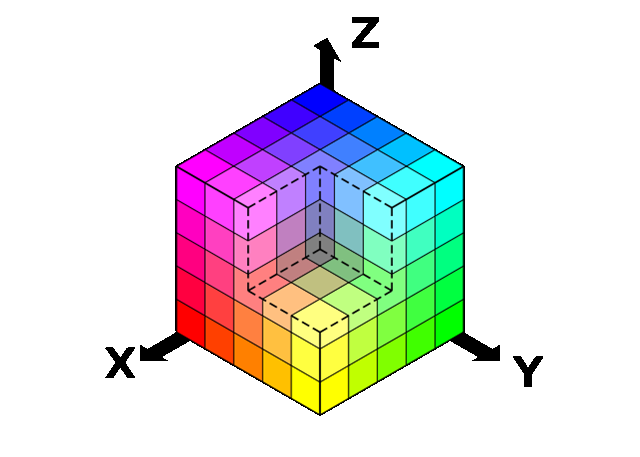
#> input picture Popykin_CV_main/01_first_images/img/RGB_cube.png, 640 x 457 px
$ jupyter execute seminar_01.ipynb   (shell and % lines are left out)
#> lines starting #> are read from the running program, lines starting #| are printed output that depends on the picture; after the words box and inside, x2 and y2 are one past the last pixel; in counts of white or black regions, pixels touching at a corner belong together
# Семинар №1

# **Работа с растровыми изображенями**
**Растровое изображение** $-$ изображение, представляющее собой сетку пикселей — цветных точек.
Важными характеристиками изображения являются: размер, глубина цвета и цветовое пространство.

Самый распространённый способ выделить объект $-$ это цвет.

**Цвет** $-$ это свойство тел отражать или испускать видимое излучение определенного спектрального состава и интенсивности.

Трихроматическая теория (сетчатка глаза имеет 3 вида рецепторов света, ответственных за цветное зрение) полагает, что достаточно всего трёх чисел, чтобы описать цвет (красный, синий, зелёный). Т.е. используя три значения **R, G, B**

Цветовые пространства бывают линейные и нелинейные.
К линейным относится **RGB**. Изучим его подробней.

[cell 1]
import cv2
import numpy as np
import matplotlib.pyplot as plt
# отображение графиков в ноутбуке

[cell 2]
# считаем изображение
image = cv2.imread('img/RGB_cube.png')
#> image is the input picture: shape (457, 640, 3); mean B, G, R 224.5, 224.4, 224.4

[cell 3]
# посмотрим, какой тип объекта
type(image), image.dtype

[cell 4]
# размерность
image.shape

[cell 5]
# преобразуем RGB в BGR для корректного отображения
# это необходимо из-за особенностей matplotlib
image = cv2.cvtColor(image, cv2.COLOR_BGR2RGB)

# отобразим объект
plt.imshow(image)
plt.axis('off');

## Grayscale

**Grayscale** - цветовой режим изображений, которые отображаются в оттенках серого цвета, размещённые в виде таблицы в качестве эталонов яркости белого цвета.

В компьютерном представлении широко распространённая серая шкала использует на каждый пиксел изображения один байт ($8$ бит) информации. Такая шкала передаёт $256$ оттенков (градаций) серого цвета, или яркости (значение $0$ представляет чёрный цвет, а значение $255$ $-$ белый).

Преобразование цветного изображения в оттенки серого из **RGB** пересчитывают по формуле:

\begin{align}
\ Y' & = 0.2126R + 0.7152G + 0.0722B \\
\end{align}

В **OpenCV_** сменить цветовой режим изображения можно с помощью функции **cv2.cvtColor(img, code)**

* **img** $-$ исходное изображение
* **code** $-$ кодировка для смены цвета.

Все кодировки есть в [документации](https://docs.opencv.org/3.4/d8/d01/group__imgproc__color__conversions.html#ga397ae87e1288a81d2363b61574eb8cab). В рамках занятий мы рассмотрим лишь их часть.

[cell 6]
# создадим grayscale изображение с помощью openCV
gray_image = cv2.cvtColor(image, cv2.COLOR_RGB2GRAY)
gray_image_0 = np.mean(image, axis=2)

fig, axs = plt.subplots(1, 3, figsize = (12, 8))
ax1, ax2, ax3 = axs

ax1.set_title('RGB изображение', fontsize=15)
ax1.imshow(image)
ax2.set_title('Grayscale изображение', fontsize=15)
ax2.imshow(gray_image, cmap='gray')
ax3.set_title(r'"Grayscale"изображение', fontsize=15)
ax3.imshow(gray_image_0, cmap='gray')


axs = [ax.axis('off') for ax in axs.flatten()]

### Поиграемся с каналами
Выделим каналы изображения. Они представимы как массивы чисел, поэтому не составит труда их разделить из исходного изобрадения. Посмоторим на картинку, где есть только красный, зеленый и синий.

[cell 7]
# R scale
r = image[:, :, 0].copy()
r[(r >= 30) & (r <= 250)] = 0
#> r: shape (457, 640); min 0, max 255, mean 208.1

# G scale
g = image[:, :, 1].copy()
g[(g >= 150) & (g <= 250)] = 0
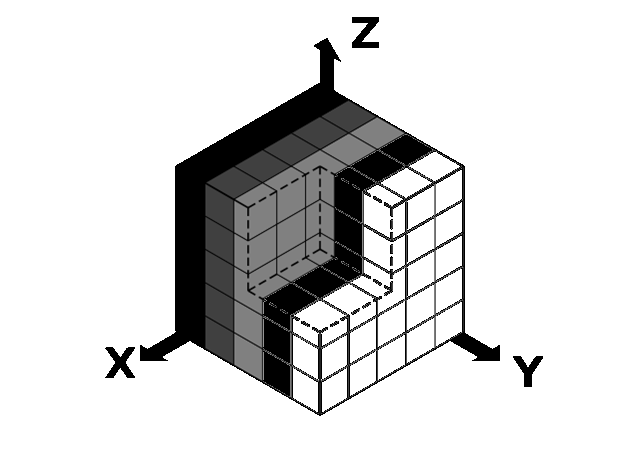
#> g: shape (457, 640); min 0, max 255, mean 217.4

# B scale
b = image[:, :, 2].copy()
b[(b >= 250) & (b <= 255)] = 0

[cell 8]
## посмотрим на результат
fig, axs = plt.subplots(1, 4, figsize = (20, 9))
ax1, ax2, ax3, ax4 = axs

ax1.set_title('R канал', fontsize=15)
ax1.imshow(r, cmap='gray')
ax2.set_title('G канал', fontsize=15)
ax2.imshow(g, cmap='gray')
ax3.set_title('B канал', fontsize=15)
ax3.imshow(b, cmap='gray')
ax4.set_title('RGB', fontsize=15)
ax4.imshow(image)

axs = [ax.axis('off') for ax in axs.flatten()]

***Контрольные вопросы:***

1. Почему так получилось?

Давайте изменим конфигурацию каналов, чтобы посмотреть на изменения.

[cell 9]
tr_val = 155  # пороговое значение

# R scale
r = image[:, :, 2].copy()
r[r < tr_val] = 0
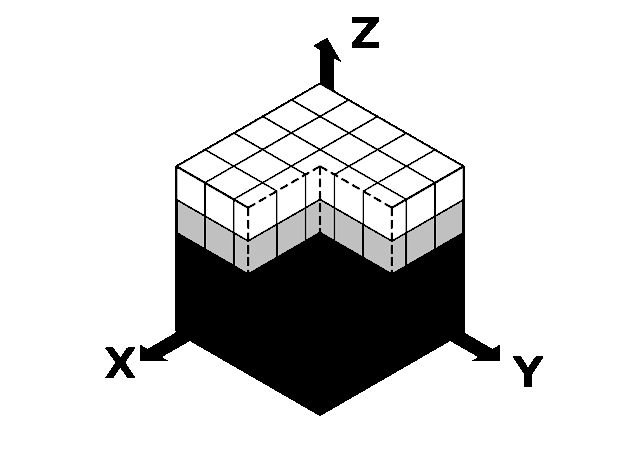
#> r: shape (457, 640); min 0, max 255, mean 215.2

# G scale
g = image[:, :, 1].copy()
g[g < tr_val] = 0
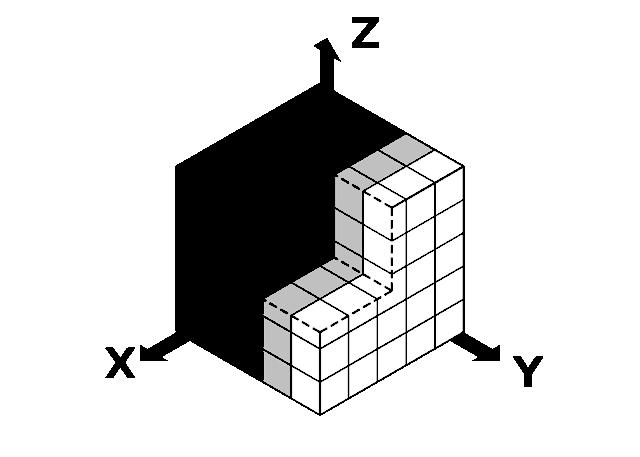
#> g: shape (457, 640); min 0, max 255, mean 215.1

# B scale
b = image[:, :, 0].copy()
b[b < tr_val] = 0
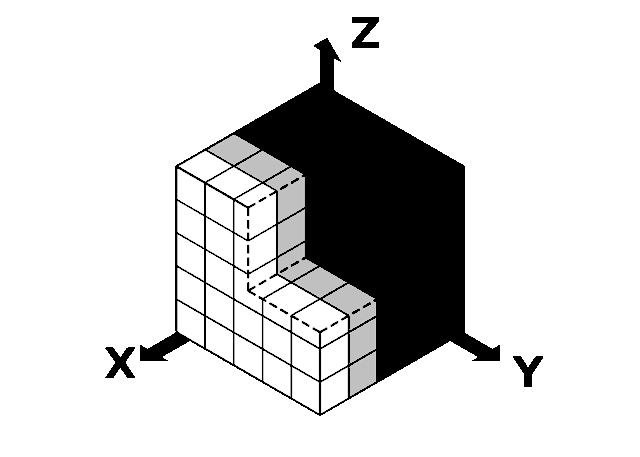
#> b: shape (457, 640); min 0, max 255, mean 215.1

[cell 10]
## посмотрим на результат
fig, axs = plt.subplots(1, 4, figsize = (20, 9))
ax1, ax2, ax3, ax4 = axs

ax1.set_title('R канал', fontsize=15)
ax1.imshow(r, cmap='gray')
ax2.set_title('G канал', fontsize=15)
ax2.imshow(g, cmap='gray')
ax3.set_title('B канал', fontsize=15)
ax3.imshow(b, cmap='gray')
ax4.set_title('RGB', fontsize=15)
ax4.imshow(image)

axs = [ax.axis('off') for ax in axs.flatten()]

### ***Контрольные вопросы:***

1. Какой вывод можно сделать из этих примеров?

2. Чем неудобна **RGB** кодировка цвета?

## Поиск по цвету

Бывают задачи, в которых отличительной особенностью предмета являтются его цветовые признаки. Рассмотрим пример:

Как мы можем в этом найти кота? Для начала мы можем оценить глазами, что цвет кота отличается от цвета окружения – он ярко рыжий и отлично виден в траве. Как мы можем выделить этот цвет в OpenCV? Для этого существует специальная функция ```cv2.inRange(image, low_color, max_color)```, она принимает на вход изображение и диапазон цвета, который мы хотим выделить. **На выходе мы получаем черно-белое изображение**, где белым выделены пиксели, цвета которых попадали в диапазон, а черным $-$ все другое. Дальше мы попробуем найти кота.

### Найди кота

Теперь попробуем найти кота на изображении с помощью реализованного поиска цвета выше. Одако вот так искать цвет для конкретного объекта в цветом пространстве RGB трудно. Рассмотрим пример для наглядности.

[cell 11]
cat_image  = cv2.imread('img/cat.jpg')
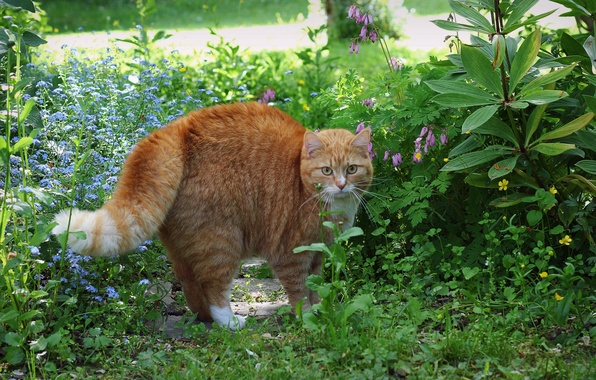
#> input picture Popykin_CV_main/01_first_images/img/cat.jpg, 596 x 380 px
#> cat_image is the input picture: shape (380, 596, 3); mean B, G, R 69.2, 112.2, 89.9

# значения цвета можно посмотреть в gimp или paint
pix = 256
low_red = (0.0 * pix, 0.11 * pix, 0.37 * pix)
high_red = (0.4 * pix, 0.6 * pix, 0.60 * pix)

cat_area = cv2.inRange(cat_image, low_red, high_red)
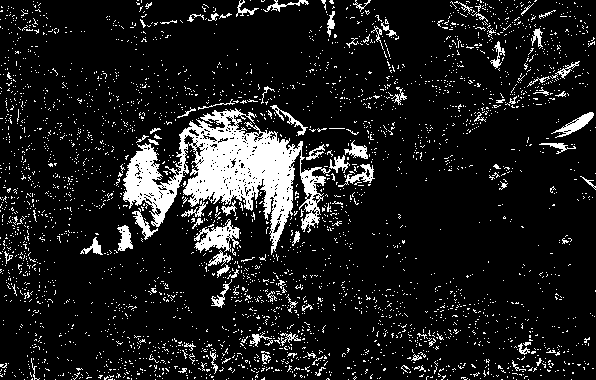
#> cat_area: shape (380, 596); 11.3% white; 3367 white regions (3278 under 20 px), largest, box (x1, y1, x2, y2) and area: (123, 108, 331, 255) 11095, (194, 219, 240, 253) 740, (551, 112, 594, 138) 342

# посмотрим на результат
fig, m_axs = plt.subplots(1, 2, figsize = (12, 9))
ax1, ax2 = m_axs

ax1.set_title('Исходная картинка', fontsize=15)
cat_image = cv2.cvtColor(cat_image, cv2.COLOR_BGR2RGB)  # преобразуем цвет для plt
ax1.imshow(cat_image, cmap='gray')
ax1.axis('off')


ax2.set_title('Только кот', fontsize=15)
ax2.imshow(cat_area, cmap='gray')
ax2.axis('off');

[cell 12]
cat_area.shape, cat_image.shape

[cell 13]
only_cat = np.zeros_like(cat_image)

for i in range(3):
    only_cat[..., i] = cat_image[..., i] * cat_area
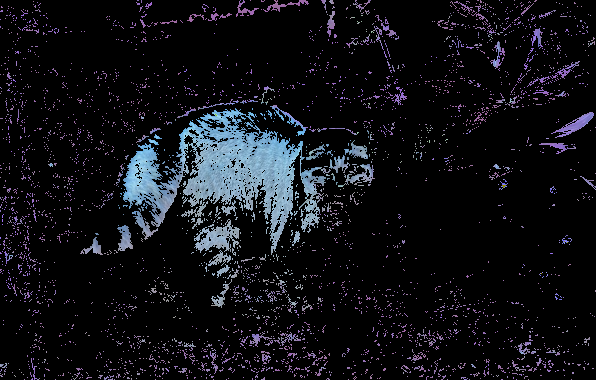
#> only_cat: shape (380, 596, 3); mean R, G, B 16, 16.9, 21.5

[cell 14]
only_cat.shape

[cell 15]
only_cat = cv2.cvtColor(only_cat, cv2.COLOR_BGR2RGB)

plt.imshow(only_cat)
plt.show()

**Кот в RGB $-$ не кот. Выбираем цветовое пространство.**

С данным изображением мы уже можем работать, но что-то в нем не то. Кот выделен не целиком, и есть много лишних точек. На самом деле, мы научимся даже из такого получать много полезной информации, но в данный момент мы сделаем одно очень важное и правильное улучшение. Как вы могли заметить $-$ мы работаем с изображением в пространстве **RGB**. У данного пространства, кроме не очевидной для человеческого восприятия записи цвета, есть еще один недостаток в нашем случае. Чтобы его понять, рассмотрим что из себя представляет **RGB**:

Пространство представляет из себя куб с длинной стороны $256$, где любой цвет задается координатами соответствующей точки на данном кубе. Данная концепция получила широкое распространение из-за того, что в случае формирования цвета на экране устройства, такого как телефон или монитор компьютера, изображение формируется за счет точек трех цветов $-$ синего, зеленого, и красного. Теперь перейдем к нашей функции ```cv2.inRange()```. Она принимает набор из двух цветов – точек на данном кубе. Что в таком случае мы будем считать за цвет, который удовлетворяет нашим критериям? Для ответа на данный вопрос нарисуем схематично тот же самый куб RGB:

На данной схеме становится понятно, что пространство между двумя заданными точками цвета также является кубом RGB. Таким образом, наша функция находит вложенный цветовой куб в полном кубе RGB. Кроме того, что это может непонятно звучать, это и работает не самым лучшим образом: представим что мы хотим найти оттенки пурпурного цвета, в таком случае мы размещаем наш вложенный куб как можно ближе к пурпурному. Но при таком размещении, мы так или иначе затрагиваем все остальные цвета, из-за того, что стороны куба параллельны основному. Как в таком случае поступить?

Мы не первые,кто сталкивается с такой задачей и такой проблемой. И одно из существующих решений $-$ переход в другое цветовое пространство. Если поставить задачей, что во главе угла у нас фиксируется оттенок цвета или соотношение между RGB, то мы приходим к следующей схеме:

В данной модели мы переходим к следующим координатам $-$ **оттенок, насыщенность и значение**. Именно в данных понятиях люди обычно описывают цвета.

Под цветовым тоном (**Hue**) имеют в виду именно цвет (длину волны).

Насыщенность (**Saturation**) характеризует близость цвета к белому (розовый ближе к белому чем красный).

Значение (**Value**) описывается всех сложнее и в модели HS ее можно описать как общую яркость точки или цвета.

Все серые цвета (лежащие на диагонали куба) при этом проецируются в центральную точку. Чтобы с помощью этой модели можно было закодировать все цвета, доступные в RGB-модели, необходимо добавить вертикальную ось яркости (или интенсивности) (I). В итоге получается:

В OpenCV диапазоны разные. S, V находятся в $[0,255]$, а H – в $[0,180]$. Обычно H находится в диапазоне $[0,360]$ (полный круг), но для того, чтобы поместиться в байте ($256$ различных значений), его значение уменьшается вдвое.

В пространстве HSV проще отделить один цвет, так как вы можете просто установить правильный диапазон для H и просто позаботиться о том, чтобы S не был слишком маленьким (он будет почти белым), а V не слишком мал (это будет темно).

Например, если вам нужны почти синие цвета, вам нужно, чтобы H находилось вокруг значения $120$ (например, в $[110,130]$), а S, V не слишком мало (скажем, в $[100, 255]$).

Белый цвет не является оттенком (радуга не имеет белого цвета в нем), но представляет собой комбинацию цвета.

В HSV вам нужно взять весь диапазон H (H в $[0, 180]$), очень малые значения S (например, S в $[0, 25]$) и очень высокие значения V (например, V в $[230, 255]$). Это в основном соответствует верхней части центральной оси конуса.

В данном конусе диапазон выбранных цветов будет представлять из себя конический слой. Его главные для нас атрибуты: он лежит по оттенку в заданных пределах, в отличии от RGB, его светлота и интенсивность также определяются просто и очевидно в описании цветового предела. Благодаря таким удобным и полезным свойствам данное цветовое пространство заслужило большую любовь как среди дизайнеров, так и особенно среди общества разработчиков компьютерного зрения.

В OpenCV данное цветовое пространство имеет обозначение **HSV**. Переведем наше изображение в него и снова найдем котейку:

[cell 16]
plt.imshow(cat_image)
plt.show()

[cell 17]
# меняем цветовое пространство
cat_image_hsv = cv2.cvtColor(cat_image, cv2.COLOR_RGB2HSV)
#> cat_image_hsv: shape (380, 596, 3); mean H, S, V 49, 126.1, 117.9

# осталось только подобрать нужные цвета
# воспользуйтесь функциями, которые реализовали выше
hsv_low = (0.0 * 360, 60, 60)
hsv_high = (0.06 * 360, 250, 255)

cat_area = cv2.inRange(cat_image_hsv, hsv_low, hsv_high)
#> cat_area: shape (380, 596); 13.4% white; 100 white regions (92 under 20 px), largest, box (x1, y1, x2, y2) and area: (104, 102, 372, 309) 29481, (91, 218, 102, 251) 188, (181, 282, 190, 295) 59

## посмотрим на результат
fig, m_axs = plt.subplots(1, 2, figsize = (12, 9))
ax1, ax2 = m_axs

ax1.set_title('Исходная картинка', fontsize=15)
ax1.imshow(cat_image)
ax2.set_title('Только кот', fontsize=15)
ax2.imshow(cat_area, cmap='gray');

[cell 18]
cat_area.shape

[cell 19]
x, y = np.argwhere(cat_area == 255).T
only_cat = np.zeros_like(cat_image)
only_cat[x, y] = cat_image[x, y]

[cell 20]
plt.imshow(only_cat)

Тут я лишь остановлюсь на моменте выбора цвета, в данном примере мы руководствовались лишь собственным глазом и оценкой того, какой цвет мы хотим найти. Этим **HSV** замечательно отличается от **RGB**, в которой нам необходимо каждый цвет искать в справочнике или использовать сторонние программы.

# **Геометрические преобразования изображений**

Теперь мы рассмотрим каким образом аффинные преобразования помогут нам изменять изображения с помощью OpenCV.

## Однородные координаты

А что же делать? Колдовать! Представьте теперь, что я допишу руками одну строчку и один столбец к нашей матрице преобразования и добавлю третью координату, которая равна единице у вектора, который мы преобразовываем:

$$
{\begin{pmatrix} a && b && e\\ c && d && f\\ 0 && 0 && 1 \end{pmatrix} \begin{pmatrix} x \\ y \\ 1 \end{pmatrix} = \begin{pmatrix} ax + by + e \\ cx + dy + f \\ 1 \end{pmatrix}}
$$

При умножении этой 3x3 матрицы и нашего вектора, дополненного единицей, мы снова получили вектор с единицей в третьей компоненте, а остальные две имеют ровно тот вид, который мы хотели! Колдунство.

## Сдвиг изображения
**Сдвиг** $-$ это смещение местоположения объекта. Если вам известно смещение в направлении $(x,y)$, пусть оно будет $(tx,ty)$, вы можете создать матрицу преобразования $M$ следующим образом:

$$
\ M = \begin{pmatrix}
1 & \ 0 & \ t_x \\
0 & \ 1 & \ t_y \\
\end{pmatrix}
$$

Затем вы можете взять массив Numpy типа np.float32 и передать его в функцию **cv2.warpAffine()**. Ниже приведен пример сдвига:

[cell 21]
# сдвиг изображения

image  = cv2.imread('img/RGB_cube.png')
image = cv2.cvtColor(image, cv2.COLOR_BGR2RGB)

## посмотрим на размер изображения
print('Раземер исходного изображения:', image.shape)
#| Раземер исходного изображения: (457, 640, 3)
y, x, _ = image.shape

## матрица афинного преобразования
M1 = np.float32([[1, 0, -200], [0, 1, 0]])
M2 = np.float32([[1, 0, 0], [0, 1, 200]])
M3 = np.float32([[1, 0, 200], [0, 1, 200]])

## визуализация
fig, m_axs = plt.subplots(1, 3, figsize=(20,8))
ax1, ax2, ax3 = m_axs

dst1 = cv2.warpAffine(image.copy(), M1, (x * 2, y))
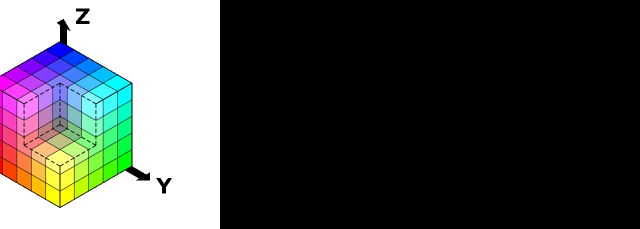
#> dst1: shape (457, 1280, 3) (shown at 1/2 size); mean R, G, B 73.1, 74.9, 74
ax1.imshow(dst1)
ax1.grid()
ax1.set_title('M1 преоразование', fontsize=15)

dst2 = cv2.warpAffine(image.copy(), M2, (x, y + 200))
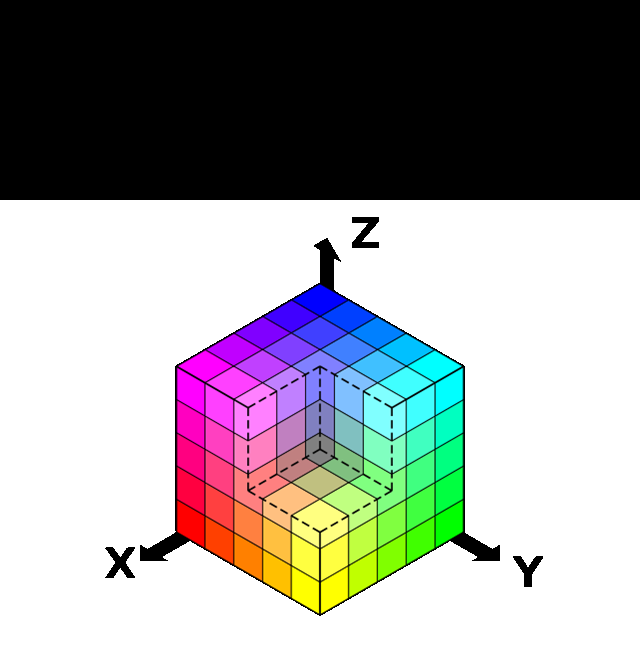
#> dst2: shape (657, 640, 3); mean R, G, B 156.1, 156.1, 156.1
ax2.imshow(dst2)
ax2.grid()
ax2.set_title('M2 преоразование', fontsize=15)

dst3 = cv2.warpAffine(image.copy(), M3, (x, y))
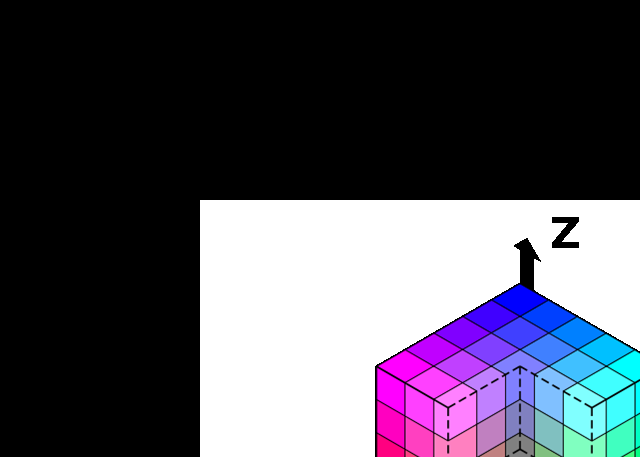
#> dst3: shape (457, 640, 3); mean R, G, B 81.7, 79.8, 92.4
ax3.imshow(dst3)
ax3.grid()
ax3.set_title('M3 преоразование', fontsize=15);
#> (the rest of the program and of its run is left out)
